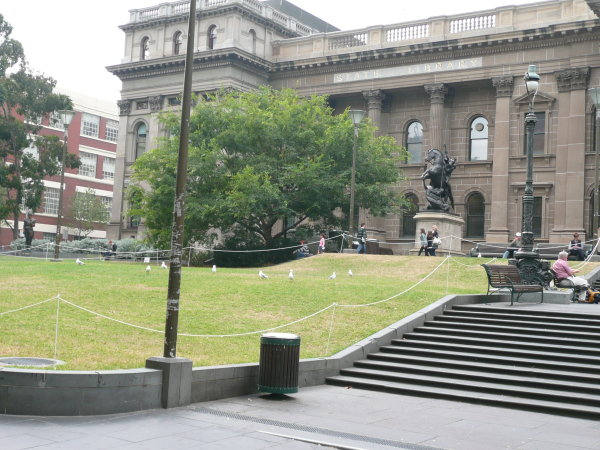
%> input picture Assignment3/images/img_0.jpg, 600 x 450 px; its folder holds 4 pictures in this run
$ octave Assignment3_SURF.m   (GNU Octave 9; MATLAB toolbox functions it lacks are replaced by stand-ins)
%> lines starting %> are read from the running program, lines starting %| are printed output that depends on the picture
clear,clc;
close all;

%% Importing Images
% Load images.
imageDir = fullfile('C:\Users\Stephen\Dropbox\MATLAB\Computer Vision and Image Reconstruction\Assignment3\images');
% imageDir = fullfile(toolboxdir('vision'), 'visiondata', 'building');
Scene = imageDatastore(imageDir);

% Display images to be stitched
montage(Scene.Files);
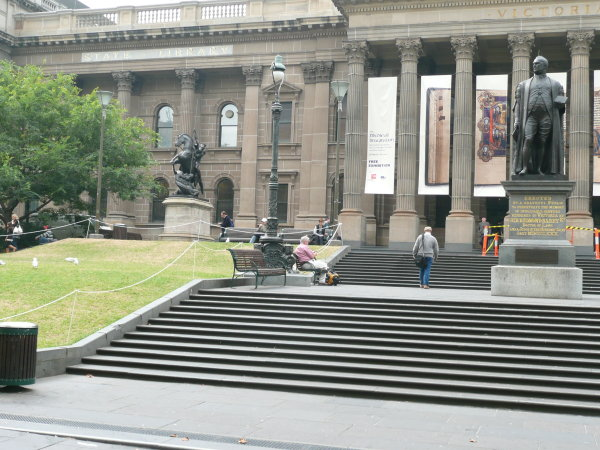
%> input picture Assignment3/images/img_1.jpg, 600 x 450 px
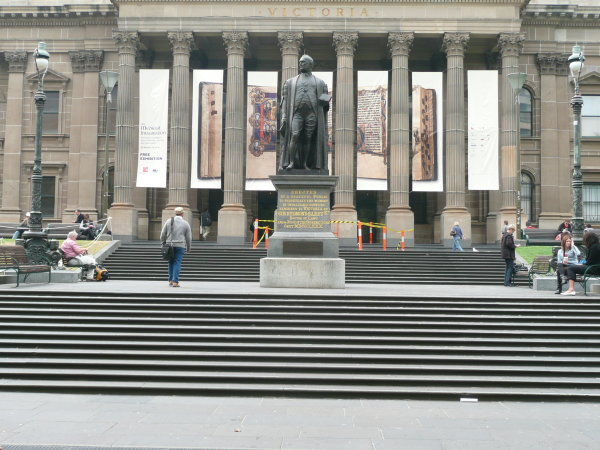
%> input picture Assignment3/images/img_2.jpg, 600 x 450 px
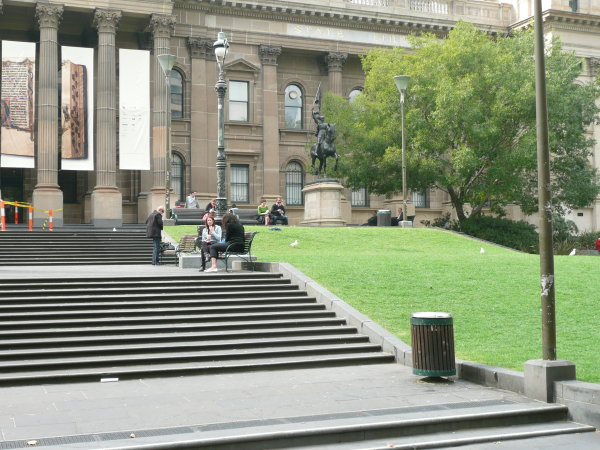
%> input picture Assignment3/images/img_3.jpg, 600 x 450 px
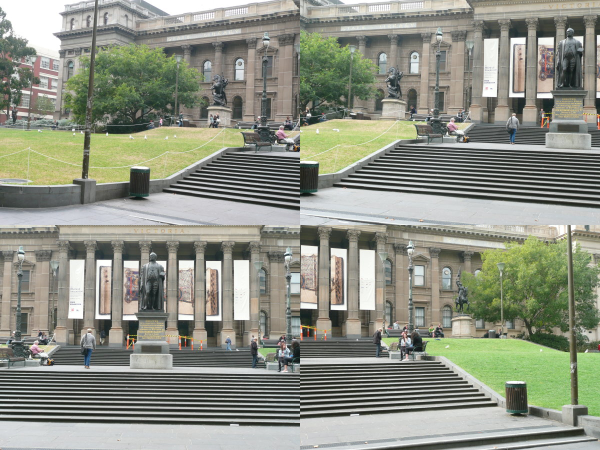
%> displayed picture: size 900x1200x3, on the screen's scale of 0 to 255 (shown at 1/2 size); mean R, G, B 142.3, 145.8, 132.2

%% Feature Detection
I = readimage(Scene, 1);
%> I is the input picture: size 450x600x3 uint8; mean R, G, B 145.3, 148.8, 133.2
grayImage = rgb2gray(I);
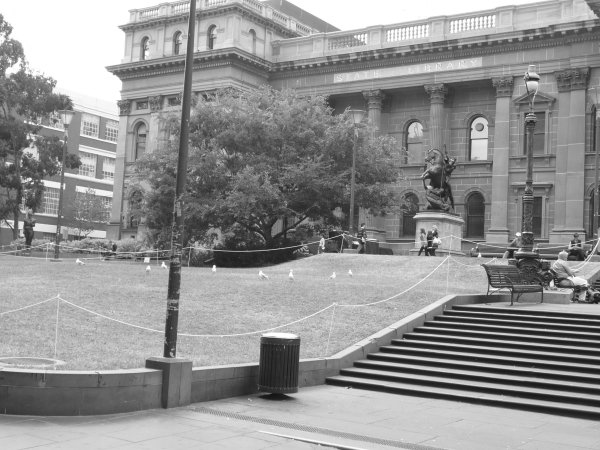
%> grayImage: size 450x600 uint8; min 13, max 255, mean 146
Threshold=1000;
%> (the run ends here)
